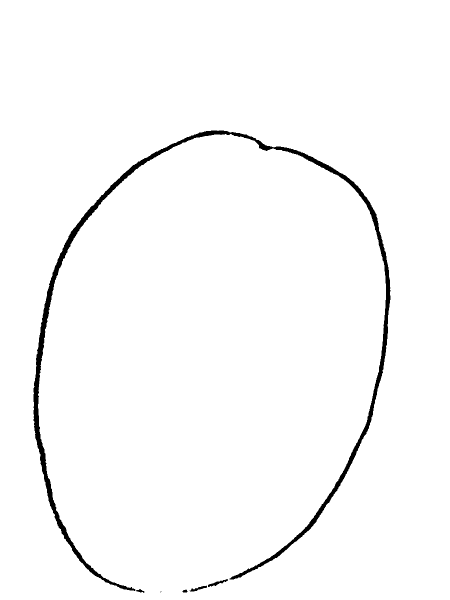
#> input picture machile_nearning/hand_written_number_recognition/dataset-detect-anomalies/dataset-detect-anomalies/dataset-detect-anomalies/0_0fa1229c-4bee-4aec-bf45-8c5ff56faacf.png, 900 x 1200 px (shown at 1/2 size)
$ python crop_image.py ../../dataset-detect-anomalies/dataset-detect-anomalies/dataset-detect-anomalies/0_0fa1229c-4bee-4aec-bf45-8c5ff56faacf.png
#> lines starting #> are read from the running program, lines starting #| are printed output that depends on the picture; after the words box and inside, x2 and y2 are one past the last pixel; in counts of white or black regions, pixels touching at a corner belong together
import cv2
import numpy as np
import sys
import os
from PIL import Image

BLOCK_SIZE = 50
THRESHOLD = 25

def preprocess(image):
    """Your existing preprocessing function"""
    image = cv2.medianBlur(image, 3)
    image = cv2.GaussianBlur(image, (3, 3), 0)
    return 255 - image

def postprocess(image):
    """Your existing postprocessing function"""
    image = cv2.medianBlur(image, 5)
    return image

def get_block_index(image_shape, yx, block_size):
    """Your existing block index function"""
    y = np.arange(max(0, yx[0]-block_size), min(image_shape[0], yx[0]+block_size))
    x = np.arange(max(0, yx[1]-block_size), min(image_shape[1], yx[1]+block_size))
    return tuple(np.meshgrid(y, x))

def adaptive_median_threshold(img_in):
    """Your existing adaptive threshold function"""
    med = np.median(img_in)
    img_out = np.zeros_like(img_in)
    img_out[img_in - med < THRESHOLD] = 255
    return img_out

def block_image_process(image, block_size):
    """Your existing block processing function"""
    out_image = np.zeros_like(image)
    for row in range(0, image.shape[0], block_size):
        for col in range(0, image.shape[1], block_size):
            idx = (row, col)
            block_idx = get_block_index(image.shape, idx, block_size)
            out_image[block_idx] = adaptive_median_threshold(image[block_idx])
    return out_image

def remove_grid_lines(binary_img):
    """Remove horizontal and vertical grid lines using morphological operations"""
    # Remove horizontal lines
    horizontal_kernel = cv2.getStructuringElement(cv2.MORPH_RECT, (40, 1))
    detected_lines = cv2.morphologyEx(binary_img, cv2.MORPH_OPEN, horizontal_kernel, iterations=2)
    gridless = cv2.subtract(binary_img, detected_lines)

    # Remove vertical lines
    vertical_kernel = cv2.getStructuringElement(cv2.MORPH_RECT, (1, 40))
    detected_lines = cv2.morphologyEx(gridless, cv2.MORPH_OPEN, vertical_kernel, iterations=2)
    gridless = cv2.subtract(gridless, detected_lines)

    return gridless

def extract_digits_from_image(binary_img, min_width=10, min_height=15):
    """Extract individual digits using contour detection"""
    # Find contours[7]
    contours, _ = cv2.findContours(binary_img, cv2.RETR_EXTERNAL, cv2.CHAIN_APPROX_SIMPLE)

    digit_regions = []
    bounding_boxes = []

    for cnt in contours:
        x, y, w, h = cv2.boundingRect(cnt)

        # Filter contours by size to get likely digits[7]
        if h > min_height and w > min_width and w < h * 2:  # Aspect ratio check
            # Extract the digit region
            roi = binary_img[y:y+h, x:x+w]

            # Add padding around the digit
            padded_roi = cv2.copyMakeBorder(roi, 5, 5, 5, 5, cv2.BORDER_CONSTANT, value=0)

            # Resize to standard size (28x28 for MNIST compatibility)[5]
            resized = cv2.resize(padded_roi, (28, 28))

            digit_regions.append(resized)
            bounding_boxes.append((x, y, w, h))

    # Sort digits left to right, top to bottom[7]
    if bounding_boxes:
        # Sort by y-coordinate first (top to bottom), then by x-coordinate (left to right)
        sorted_indices = sorted(range(len(bounding_boxes)),
                              key=lambda i: (bounding_boxes[i][1] // 30, bounding_boxes[i][0]))

        sorted_digits = [digit_regions[i] for i in sorted_indices]
        sorted_boxes = [bounding_boxes[i] for i in sorted_indices]

        return sorted_digits, sorted_boxes

    return [], []

def process_image_with_digit_extraction(filename):
    """Main processing function combining your pipeline with digit extraction"""
    # Load image
    image_in = cv2.cvtColor(cv2.imread(filename), cv2.COLOR_BGR2GRAY)

    # Your existing preprocessing pipeline
    preprocessed = preprocess(image_in)
    thresholded = block_image_process(preprocessed, BLOCK_SIZE)
    postprocessed = postprocess(thresholded)

    # NEW STEPS: Grid removal and digit extraction
    # Remove grid lines
    gridless = remove_grid_lines(postprocessed)

    # Extract digits
    digit_images, digit_boxes = extract_digits_from_image(gridless)

    # Save results
    base_name = os.path.splitext(filename)[0]

    # Save intermediate results for debugging
    cv2.imwrite(f'{base_name}_1_thresholded.png', postprocessed)
    cv2.imwrite(f'{base_name}_2_gridless.png', gridless)

    # Save individual digits
    os.makedirs(f'{base_name}_digits', exist_ok=True)

    for i, (digit_img, box) in enumerate(zip(digit_images, digit_boxes)):
        digit_filename = f'{base_name}_digits/digit_{i:03d}.png'
        cv2.imwrite(digit_filename, digit_img)
        print(f"Extracted digit {i}: {digit_filename} (bbox: {box})")

    print(f"Total digits extracted: {len(digit_images)}")

    return digit_images, digit_boxes

def visualize_detection(filename):
    """Create visualization showing detected digit locations"""
    # Load original image
    original = cv2.imread(filename)

    # Process to get digit locations
    digit_images, digit_boxes = process_image_with_digit_extraction(filename)

    # Draw bounding boxes on original image
    for i, (x, y, w, h) in enumerate(digit_boxes):
        cv2.rectangle(original, (x-5, y-5), (x+w+5, y+h+5), (0, 255, 0), 2)
        cv2.putText(original, str(i), (x, y-10), cv2.FONT_HERSHEY_SIMPLEX, 0.5, (0, 255, 0), 1)

    base_name = os.path.splitext(filename)[0]
    cv2.imwrite(f'{base_name}_detection.png', original)
    print(f"Detection visualization saved: {base_name}_detection.png")

if __name__ == "__main__":
    if len(sys.argv) != 2:
        print("Usage: python script.py <image_filename>")
        sys.exit(1)

    filename = sys.argv[1]

    # Process image and extract digits
    digit_images, digit_boxes = process_image_with_digit_extraction(filename)
#> in process_image_with_digit_extraction, `image_in = cv2.cvtColor(cv2.imread(filename), cv2.COLOR_BGR2GRAY)`: image_in: shape (1200, 900); 98.1% white; 6 black regions (1 under 20 px), largest, box (x1, y1, x2, y2) and area: (67, 261, 781, 1182) 20361, (416, 1158, 456, 1174) 193, (379, 1171, 414, 1183) 155, (272, 1178, 289, 1186) 64, (365, 1179, 375, 1185) 45
#> in preprocess, `image = cv2.medianBlur(image, 3)`: image: shape (1200, 900); 98.1% white; 5 black regions, box (x1, y1, x2, y2) and area: (67, 261, 781, 1182) 20360, (416, 1158, 456, 1174) 192, (380, 1172, 414, 1183) 153, (273, 1178, 289, 1185) 62, (365, 1179, 375, 1185) 45
#> in preprocess, `return 255 - image`:
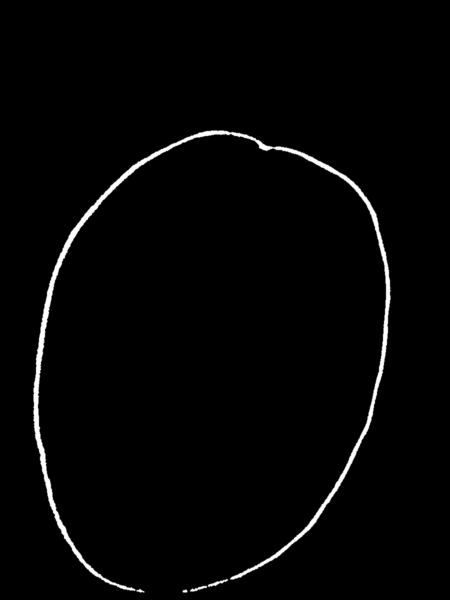
#> returned value: shape (1200, 900) (shown at 1/2 size); min 0, max 255, mean 4.9
#> after the loop in block_image_process, `for row in range(0, image.shape[0], block_size):`:
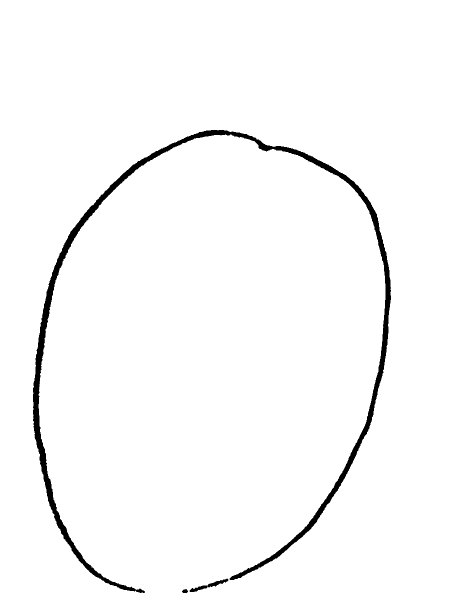
#> out_image: shape (1200, 900) (shown at 1/2 size); 97.6% white; 3 black regions, box (x1, y1, x2, y2) and area: (66, 260, 782, 1186) 24866, (379, 1157, 457, 1184) 503, (364, 1178, 376, 1186) 70
#> in postprocess, `image = cv2.medianBlur(image, 5)`: image: shape (1200, 900); 97.6% white; 3 black regions, box (x1, y1, x2, y2) and area: (66, 260, 782, 1186) 24898, (380, 1158, 456, 1184) 492, (365, 1179, 375, 1186) 61
#> in remove_grid_lines, `detected_lines = cv2.morphologyEx(binary_img, cv2.MORPH_OPEN, horizont..`: detected_lines: shape (1200, 900); 97.6% white; 1 black region, box (x1, y1, x2, y2) and area: (68, 260, 784, 1186) 26139
#> in remove_grid_lines, `gridless = cv2.subtract(binary_img, detected_lines)`:
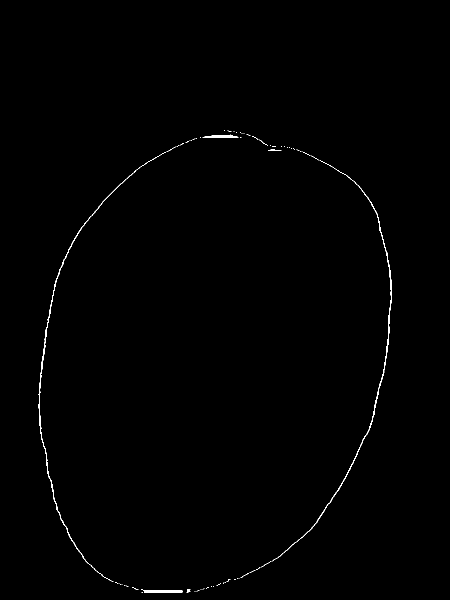
#> gridless: shape (1200, 900) (shown at 1/2 size); 0.4% white in thin lines or dots, all inside (x1, y1, x2, y2) = (77, 260, 784, 1186)
#> in remove_grid_lines, `detected_lines = cv2.morphologyEx(gridless, cv2.MORPH_OPEN, vertical_k..`: detected_lines: shape (1200, 900); every value is 0
#> in extract_digits_from_image, `contours, _ = cv2.findContours(binary_img, cv2.RETR_EXTERNAL, cv2.CHAI..`: contours = 65 contours, 60 with area under 20; largest, box (x1, y1, x2, y2) and area: (77, 304, 332, 1164) 815, (543, 321, 784, 1123) 759, (282, 1178, 365, 1186) 228, (405, 269, 477, 275) 195, (536, 298, 563, 302) 27
#> the loop in extract_digits_from_image, `for cnt in contours:` made 65 passes
#> (x, y, w, h) on passes 3, 5, 6, 7, 8, 9, 12, 16, 20, 21, 22, 25: (393, 1180, 6, 3), (373, 1179, 8, 7), (282, 1178, 83, 8), (405, 1177, 4, 2), (412, 1174, 6, 3), (264, 1174, 13, 5), (251, 1171, 6, 3), (433, 1167, 9, 5), (230, 1164, 6, 3), (468, 1158, 4, 2), (453, 1158, 8, 6), (481, 1146, 17, 10)
#> (cnt, x, y, w, h) on passes 1, 2, 4, 10, 11, 13: ([[283, 1185], [285, 1185]], 283, 1185, 3, 1), ([[389, 1183], [390, 1183]], 389, 1183, 2, 1), ([[401, 1179], [402, 1179]], 401, 1179, 2, 1), ([[422, 1173], [423, 1173]], 422, 1173, 2, 1), ([[426, 1172], [427, 1172]], 426, 1172, 2, 1), ([[248, 1170], [249, 1170]], 248, 1170, 2, 1)
#> after the loop in extract_digits_from_image, `for cnt in contours:`:
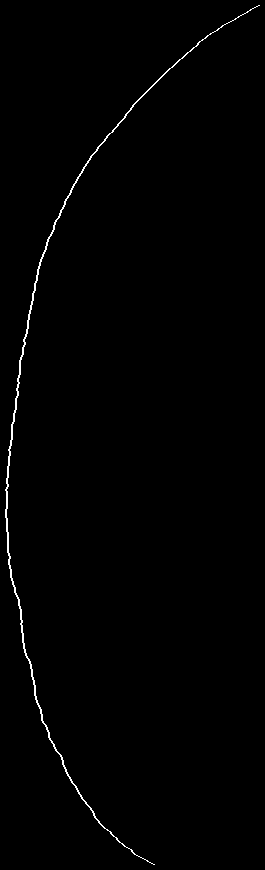
#> padded_roi: shape (870, 265); 0.75% white in thin lines or dots
#> after the loop in extract_digits_from_image, `for cnt in contours:`:
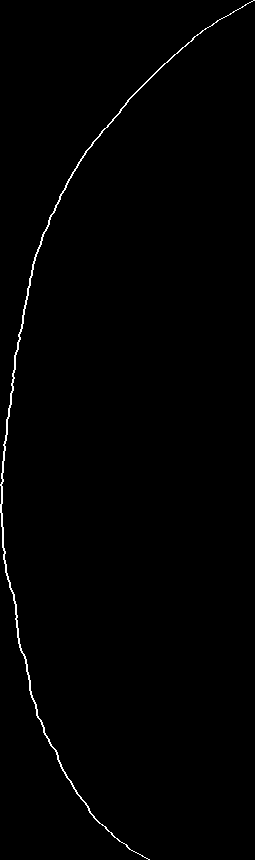
#> roi: shape (860, 255); 0.78% white in thin lines or dots
#> after the loop in extract_digits_from_image, `for cnt in contours:`: bounding_boxes = [(543, 321, 241, 802), (77, 304, 255, 860)]; digit_regions = 2 items
#> in extract_digits_from_image, `sorted_indices = sorted(range(len(bounding_boxes)), key=lambda i: (bou..`: sorted_indices = [1, 0]
#> in extract_digits_from_image, `sorted_digits = [digit_regions[i] for i in sorted_indices]`: sorted_digits = 2 items
#> in extract_digits_from_image, `sorted_boxes = [bounding_boxes[i] for i in sorted_indices]`: sorted_boxes = [(77, 304, 255, 860), (543, 321, 241, 802)]
#> in process_image_with_digit_extraction, `digit_images, digit_boxes = extract_digits_from_image(gridless)`: digit_images = 2 items; digit_boxes = [(77, 304, 255, 860), (543, 321, 241, 802)]
#> the loop in process_image_with_digit_extraction, `for i, (digit_img, box) in enumerate(zip(digit_images, digit_boxes)):` made 2 passes
#| Extracted digit 0: ../../dataset-detect-anomalies/dataset-detect-anomalies/dataset-detect-anomalies/0_0fa1229c-4bee-4aec-bf45-8c5ff56faacf_digits/digit_000.png (bbox: (77, 304, 255, 860))
#| Extracted digit 1: ../../dataset-detect-anomalies/dataset-detect-anomalies/dataset-detect-anomalies/0_0fa1229c-4bee-4aec-bf45-8c5ff56faacf_digits/digit_001.png (bbox: (543, 321, 241, 802))
#> pass 1, in process_image_with_digit_extraction, `cv2.imwrite(digit_filename, digit_img)`:
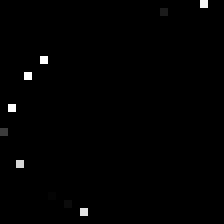
#> saved as digit_000.png: shape (28, 28) (shown 8 times larger); min 0, max 255, mean 2
#| Total digits extracted: 2
#> digit_images = 2 items; digit_boxes = [(77, 304, 255, 860), (543, 321, 241, 802)]

    # Create detection visualization
    visualize_detection(filename)
#> in visualize_detection, original is the input picture: shape (1200, 900, 3); 98.1% white; 6 black regions (1 under 20 px), largest, box (x1, y1, x2, y2) and area: (67, 261, 781, 1182) 20361, (416, 1158, 456, 1174) 193, (379, 1171, 414, 1183) 155, (272, 1178, 289, 1186) 64, (365, 1179, 375, 1185) 45
#> the loop in block_image_process (call 2), `for row in range(0, image.shape[0], block_size):` made 24 passes
#> the loop in extract_digits_from_image (call 2), `for cnt in contours:` made 65 passes
#> cnt on passes 1, 2, 4, 10, 11, 13, 14, 15, 17, 18, 19, 23: [[283, 1185], [285, 1185]], [[389, 1183], [390, 1183]], [[401, 1179], [402, 1179]], [[422, 1173], [423, 1173]], [[426, 1172], [427, 1172]], [[248, 1170], [249, 1170]], [[243, 1169], [244, 1169]], [[240, 1168], [241, 1168]], [[237, 1167], [238, 1167]], [[447, 1165], [446, 1166], [447, 1166], [448, 1165]], [[450, 1164], [451, 1164]], [[474, 1157], [475, 1157]]
#> the loop in process_image_with_digit_extraction (call 2), `for i, (digit_img, box) in enumerate(zip(digit_images, digit_boxes)):` made 2 passes
#| Extracted digit 0: ../../dataset-detect-anomalies/dataset-detect-anomalies/dataset-detect-anomalies/0_0fa1229c-4bee-4aec-bf45-8c5ff56faacf_digits/digit_000.png (bbox: (77, 304, 255, 860))
#| Extracted digit 1: ../../dataset-detect-anomalies/dataset-detect-anomalies/dataset-detect-anomalies/0_0fa1229c-4bee-4aec-bf45-8c5ff56faacf_digits/digit_001.png (bbox: (543, 321, 241, 802))
#| Total digits extracted: 2
#> the loop in visualize_detection, `for i, (x, y, w, h) in enumerate(digit_boxes):` made 2 passes
#> after the loop in visualize_detection, `for i, (x, y, w, h) in enumerate(digit_boxes):`:
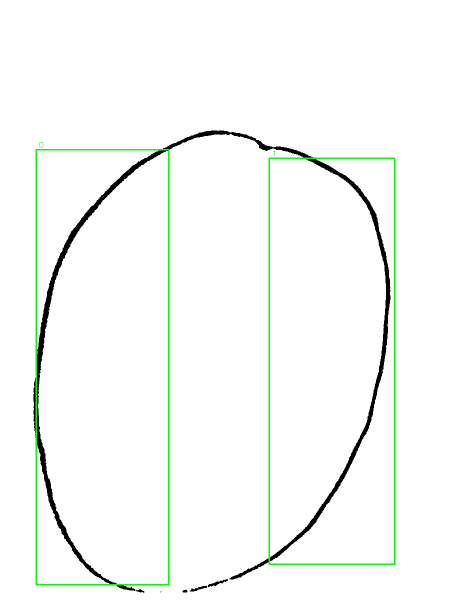
#> original: shape (1200, 900, 3) (shown at 1/2 size); mean B, G, R 247.1, 250.2, 247.1

$ run again, on machile_nearning/hand_written_number_recognition/dataset-detect-anomalies/dataset-detect-anomalies/dataset-detect-anomalies/0_9b5a4ed7-b44c-4444-9975-a60b0cb4b626.png
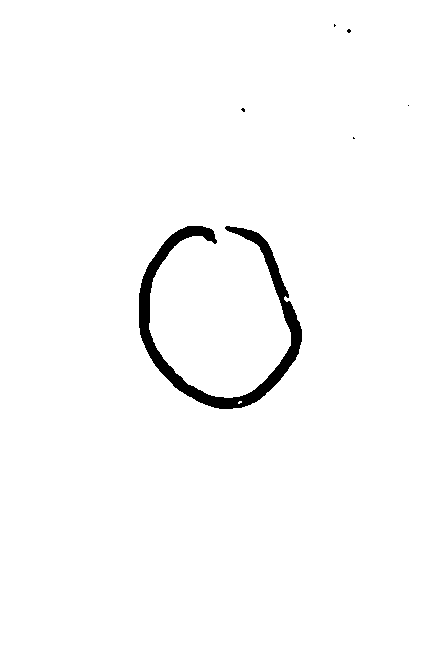
#> input picture machile_nearning/hand_written_number_recognition/dataset-detect-anomalies/dataset-detect-anomalies/dataset-detect-anomalies/0_9b5a4ed7-b44c-4444-9975-a60b0cb4b626.png, 437 x 655 px
#> image_in: shape (655, 437); 98.2% white; 6 black regions (5 under 20 px), largest, box (x1, y1, x2, y2) and area: (139, 226, 302, 409) 5203
#> gridless: shape (655, 437); 0.75% white; 13 white regions (11 under 20 px)
#> contours = 13 contours, 11 with area under 20; largest, box (x1, y1, x2, y2) and area: (150, 225, 263, 397) 1438, (253, 231, 305, 405) 167
#> the loop in extract_digits_from_image, `for cnt in contours:` made 13 passes
#> (cnt, x, y, w, h) on passes 1, 2, 3, 7, 8, 9: ([[233, 409], [234, 409]], 233, 409, 2, 1), ([[242, 408], [243, 408]], 242, 408, 2, 1), ([[245, 407], [246, 407]], 245, 407, 2, 1), ([[247, 228], [248, 228]], 247, 228, 2, 1), ([[244, 227], [245, 227]], 244, 227, 2, 1), ([[237, 226], [238, 226]], 237, 226, 2, 1)
#> after the loop in extract_digits_from_image, `for cnt in contours:`:
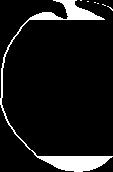
#> roi: shape (172, 113); 9.1% white; 7 white regions (6 under 20 px), largest, box (x1, y1, x2, y2) and area: (0, 0, 113, 172) 1751
#> after the loop in extract_digits_from_image, `for cnt in contours:`: bounding_boxes = [(253, 231, 52, 174), (150, 225, 113, 172)]; digit_regions = 2 items
#> sorted_indices = [1, 0]
#> sorted_digits = 2 items
#> sorted_boxes = [(150, 225, 113, 172), (253, 231, 52, 174)]
#> in process_image_with_digit_extraction, `digit_images, digit_boxes = extract_digits_from_image(gridless)`: digit_images = 2 items; digit_boxes = [(150, 225, 113, 172), (253, 231, 52, 174)]
#> the loop in process_image_with_digit_extraction, `for i, (digit_img, box) in enumerate(zip(digit_images, digit_boxes)):` made 2 passes
#> (printed output is left out)
#> pass 2, in process_image_with_digit_extraction, `cv2.imwrite(digit_filename, digit_img)`:
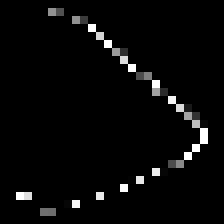
#> saved as digit_001.png: shape (28, 28) (shown 8 times larger); min 0, max 255, mean 8.3
#| Total digits extracted: 2
#> `digit_images, digit_boxes = process_image_with_digit_extraction(filena..`: digit_images = 2 items; digit_boxes = [(150, 225, 113, 172), (253, 231, 52, 174)]
#> in visualize_detection, original is the input picture: shape (655, 437, 3); 98.2% white; 6 black regions (5 under 20 px), largest, box (x1, y1, x2, y2) and area: (139, 226, 302, 409) 5203
#> the loop in extract_digits_from_image (call 2), `for cnt in contours:` made 13 passes
#> the loop in process_image_with_digit_extraction (call 2), `for i, (digit_img, box) in enumerate(zip(digit_images, digit_boxes)):` made 2 passes
#> (printed output is left out)
#| Total digits extracted: 2
#> in visualize_detection, `digit_images, digit_boxes = process_image_with_digit_extraction(filena..`: digit_images = 2 items; digit_boxes = [(150, 225, 113, 172), (253, 231, 52, 174)]
#> the loop in visualize_detection, `for i, (x, y, w, h) in enumerate(digit_boxes):` made 2 passes
